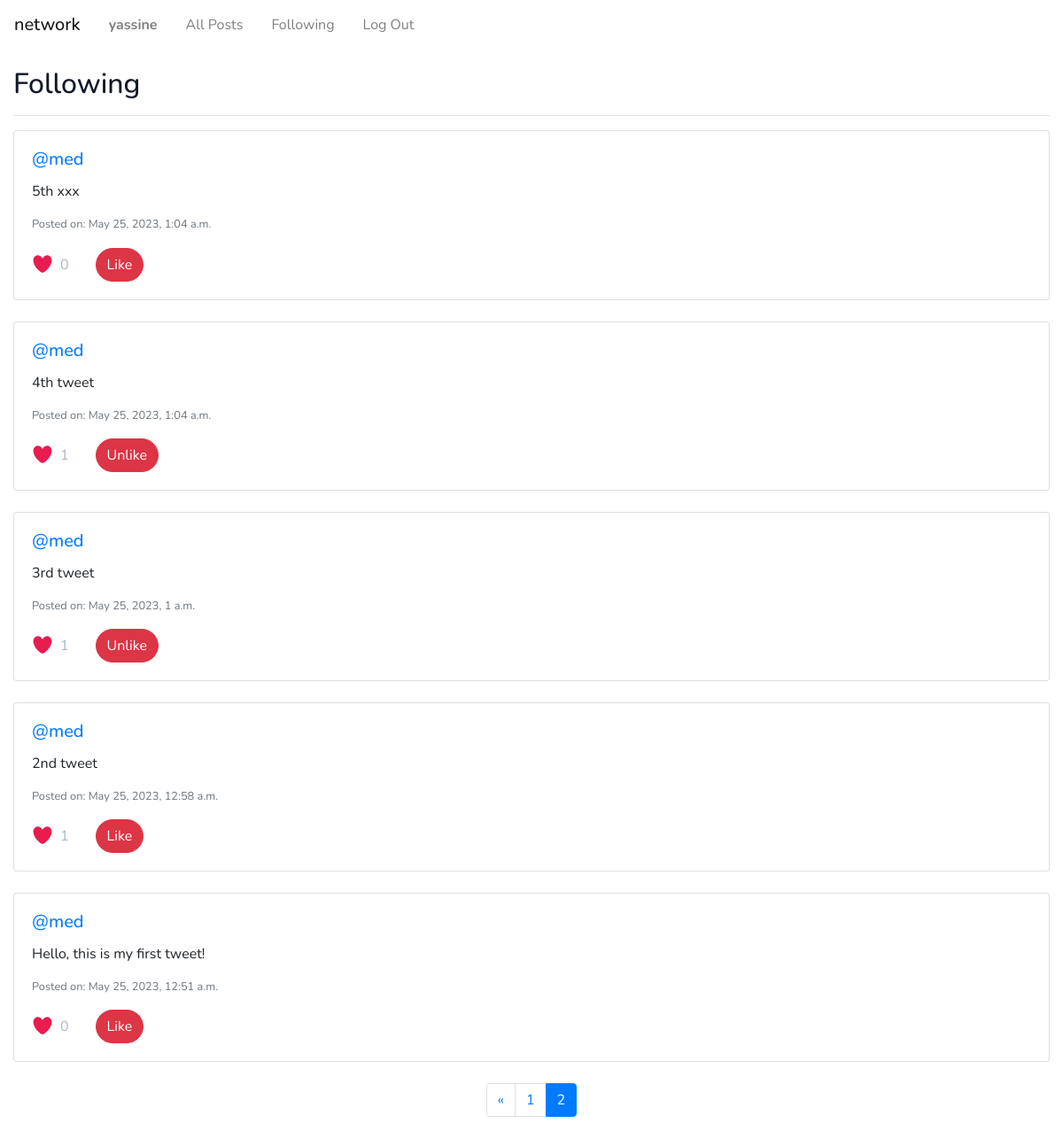
Page /following?page=2 (signed in) on the committed database.
### network/models.py (models this page shows)
class User(AbstractUser):
    followers = models.ManyToManyField(
        "self", symmetrical=False, blank=True, related_name="following"
    )

class Post(models.Model):
    user = models.ForeignKey(User, on_delete=models.CASCADE, related_name="author")
    content = models.CharField(max_length=280)
    timestamp = models.DateTimeField(auto_now_add=True)
    likes = models.ManyToManyField(User, related_name="liked_posts")

### network/views.py (the view)
# urls.py: path("following", views.following, name="following"),
@login_required
@csrf_protect
def following(request):
    liked_post_ids = []
    if request.user.is_authenticated:
        liked_post_ids = request.user.liked_posts.values_list("id", flat=True)
    following_users = request.user.following.all()
    posts = Post.objects.filter(user__in=following_users).order_by("-timestamp")
    paginator = Paginator(posts, 10)  # Assuming 10 posts per page
    page_number = request.GET.get("page")
    page_obj = paginator.get_page(page_number)
    return render(
        request,
        "network/following.html",
        {
            "page_obj": page_obj,
            "liked_post_ids": liked_post_ids,
        },
    )

### network/templates/network/following.html (shortened to what this page needs)
{% extends "network/layout.html" %}
{% block body %}
<div class="container-fluid">
  <h2 style="margin-top: 20px; color: #111827">Following</h2>
  <hr />
</div>
<div class="container-fluid">
  {% for post in page_obj %}
  <div class="card mb-4">
    <div class="card-body">
      <h5 class="card-title">
        <a href="{% url 'profile' post.user.username %}">
          @{{ post.user.username }}
        </a>
      </h5>
      <p class="card-text">{{ post.content }}</p>
      <p class="card-text text-muted">
        <small>Posted on: {{ post.timestamp }}</small>
      </p>
      <p class="card-text">
        <span class="like-count" data-post-id="{{ post.id }}">
          {{ post.likes.count }}
        </span>
        {% if request.user.is_authenticated %}
        {% if post.id in liked_post_ids %}
        <button
          id="like-button-{{ post.id }}"
          class="btn btn-danger"
          data-post-id="{{ post.id }}"
          data-liked="true"
        >
          Unlike
        </button>
        {% else %}
        <button
          id="like-button-{{ post.id }}"
          class="btn btn-danger"
          data-post-id="{{ post.id }}"
          data-liked="false"
        >
          Like
        </button>
        {% endif %}
        {% endif %}
      </p>
    </div>
  </div>
  {% empty %}
  <p>No posts available.</p>
  {% endfor %}
</div>
<div class="pagination justify-content-center">
  <ul class="pagination">
    {% if page_obj.has_previous %}
    <li class="page-item">
      <a
        class="page-link"
        href="?page={{ page_obj.previous_page_number }}"
        aria-label="Previous"
      >
        <span aria-hidden="true">&laquo;</span>
      </a>
    </li>
    {% endif %}
    {% for num in page_obj.paginator.page_range %}
    {% if page_obj.number == num %}
    <li class="page-item active" aria-current="page">
      <span class="page-link">
        {{ num }} <span class="sr-only">(current)</span>
      </span>
    </li>
    {% else %}
    <li class="page-item">
      <a class="page-link" href="?page={{ num }}">{{ num }}</a>
    </li>
    {% endif %}
    {% endfor %}
  </ul>
</div>
{% endblock %}

### network/templates/network/layout.html (shortened to what this page needs)
{% load static %}
<!DOCTYPE html>
<html lang="en">
  <head>
    <link
      rel="stylesheet"
      href="https://stackpath.bootstrapcdn.com/bootstrap/4.4.1/css/bootstrap.min.css"
    />
    <link href="{% static 'network/styles.css' %}" rel="stylesheet" />
  </head>
  <body>
    <nav class="navbar navbar-expand-lg navbar-light">
      <span class="navbar-brand mb-0 h1">network</span>
      <div>
        <ul class="navbar-nav mr-auto">
          {% if request.user.is_authenticated %}
          <li class="nav-item px-2">
            <a class="nav-link" href="{% url 'profile' request.user.username %}"
              ><strong>{{ request.user.username }}</strong></a
            >
          </li>
          {% endif %}
          <li class="nav-item px-2">
            <a class="nav-link" href="{% url 'index' %}">All Posts</a>
          </li>
          {% if request.user.is_authenticated %}
          <li class="nav-item px-2">
            <a class="nav-link" href="{% url 'following' %}">Following</a>
          </li>
          <li class="nav-item px-2">
            <a class="nav-link" href="{% url 'logout' %}">Log Out</a>
          </li>
          {% endif %}
        </ul>
      </div>
    </nav>
    <div class="body">{% block body %} {% endblock %}</div>
  </body>
</html>

### network/static/network/styles.css (style rules this page uses)
body { font-family: "Nunito", sans-serif; }
.navbar-brand.mb-0.h1 { user-select: none; }
.card-text { display: flex; align-items: center; }
.like-icon { width: auto; height: 2em; margin-right: 0.5em; }
.like-count { font-size: 1em; color: #aab8c2; user-select: none !important; }
.btn.btn-danger { border-radius: 20px; width: fit-content; height: fit-content; margin-left: 30px; }
html { font-size: 1rem; }

### rows in the picture
User: user.username "yassine"
Post: user.username "med", content "5th xxx", timestamp "May 25, 2023, 1:04 a.m.", likes.count "0"
Post: user.username "med", content "4th tweet", timestamp "May 25, 2023, 1:04 a.m.", likes.count "1"
Post: user.username "med", content "3rd tweet", timestamp "May 25, 2023, 1 a.m.", likes.count "1"
Post: user.username "med", content "2nd tweet", timestamp "May 25, 2023, 12:58 a.m.", likes.count "1"
Post: user.username "med", content "Hello, this is my first tweet!", timestamp "May 25, 2023, 12:51 a.m.", likes.count "0"

### other values in the picture
{{ num }} "1"
{{ num }} "2"
